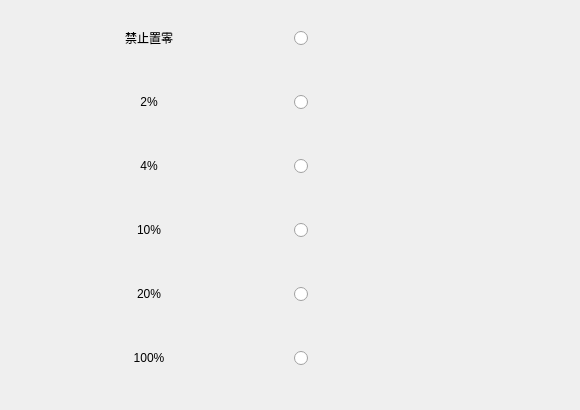
     <widget class="QWidget" name="page_32">
      <widget class="QWidget" name="layoutWidget">
       <property name="geometry">
        <rect>
         <x>10</x>
         <y>0</y>
         <width>561</width>
         <height>401</height>
        </rect>
       </property>
       <layout class="QGridLayout" name="gridLayout_6">
        <item row="0" column="0">
         <widget class="QLabel" name="label_65">
          <property name="styleSheet">
           <string notr="true">font: 18pt &quot;Sans Serif&quot;;</string>
          </property>
          <property name="text">
           <string>禁止置零</string>
          </property>
          <property name="alignment">
           <set>Qt::AlignCenter</set>
          </property>
         </widget>
        </item>
        <item row="0" column="1">
         <widget class="QRadioButton" name="radioButton_36">
          <property name="minimumSize">
           <size>
            <width>0</width>
            <height>40</height>
           </size>
          </property>
          <property name="styleSheet">
           <string notr="true">QRadioButton{
   font: 14pt &quot;黑体&quot;;
   spacing: 10 
}  

QRadioButton::indicator { 
   width: 25px;
   height: 25px;
   image: url(:/A31/A31/logo/Radio.png);
}

QRadioButton::indicator:checked { 
image: url(:/A31/A31/logo/Radio_check.png);s
}</string>
          </property>
          <property name="text">
           <string/>
          </property>
         </widget>
        </item>
        <item row="1" column="0">
         <widget class="QLabel" name="label_67">
          <property name="styleSheet">
           <string notr="true">font: 18pt &quot;Sans Serif&quot;;</string>
          </property>
          <property name="text">
           <string>2%</string>
          </property>
          <property name="alignment">
           <set>Qt::AlignCenter</set>
          </property>
         </widget>
        </item>
        <item row="1" column="1">
         <widget class="QRadioButton" name="radioButton_37">
          <property name="minimumSize">
           <size>
            <width>0</width>
            <height>40</height>
           </size>
          </property>
          <property name="styleSheet">
           <string notr="true">QRadioButton{
   font: 14pt &quot;黑体&quot;;
   spacing: 10 
}  

QRadioButton::indicator { 
   width: 25px;
   height: 25px;
   image: url(:/A31/A31/logo/Radio.png);
}

QRadioButton::indicator:checked { 
image: url(:/A31/A31/logo/Radio_check.png);s
}</string>
          </property>
          <property name="text">
           <string/>
          </property>
         </widget>
        </item>
        <item row="2" column="0">
         <widget class="QLabel" name="label_60">
          <property name="styleSheet">
           <string notr="true">font: 18pt &quot;Sans Serif&quot;;</string>
          </property>
          <property name="text">
           <string>4%</string>
          </property>
          <property name="alignment">
           <set>Qt::AlignCenter</set>
          </property>
         </widget>
        </item>
        <item row="2" column="1">
         <widget class="QRadioButton" name="radioButton_33">
          <property name="minimumSize">
           <size>
            <width>0</width>
            <height>40</height>
           </size>
          </property>
          <property name="styleSheet">
           <string notr="true">QRadioButton{
   font: 14pt &quot;黑体&quot;;
   spacing: 10 
}  

QRadioButton::indicator { 
   width: 25px;
   height: 25px;
   image: url(:/A31/A31/logo/Radio.png);
}

QRadioButton::indicator:checked { 
image: url(:/A31/A31/logo/Radio_check.png);s
}</string>
          </property>
          <property name="text">
           <string/>
          </property>
         </widget>
        </item>
        <item row="3" column="1">
         <widget class="QRadioButton" name="radioButton_31">
          <property name="minimumSize">
           <size>
            <width>0</width>
            <height>40</height>
           </size>
          </property>
          <property name="styleSheet">
           <string notr="true">QRadioButton{
   font: 14pt &quot;黑体&quot;;
   spacing: 10 
}  

QRadioButton::indicator { 
   width: 25px;
   height: 25px;
   image: url(:/A31/A31/logo/Radio.png);
}

QRadioButton::indicator:checked { 
image: url(:/A31/A31/logo/Radio_check.png);s
}</string>
          </property>
          <property name="text">
           <string/>
          </property>
         </widget>
        </item>
        <item row="5" column="0">
         <widget class="QLabel" name="label_64">
          <property name="styleSheet">
           <string notr="true">font: 18pt &quot;Sans Serif&quot;;</string>
          </property>
          <property name="text">
           <string>20%</string>
          </property>
          <property name="alignment">
           <set>Qt::AlignCenter</set>
          </property>
         </widget>
        </item>
        <item row="5" column="1">
         <widget class="QRadioButton" name="radioButton_32">
          <property name="minimumSize">
           <size>
            <width>0</width>
            <height>40</height>
           </size>
          </property>
          <property name="styleSheet">
           <string notr="true">QRadioButton{
   font: 14pt &quot;黑体&quot;;
   spacing: 10 
}  

QRadioButton::indicator { 
   width: 25px;
   height: 25px;
   image: url(:/A31/A31/logo/Radio.png);
}

QRadioButton::indicator:checked { 
image: url(:/A31/A31/logo/Radio_check.png);s
}</string>
          </property>
          <property name="text">
           <string/>
          </property>
         </widget>
        </item>
        <item row="6" column="0">
         <widget class="QLabel" name="label_62">
          <property name="styleSheet">
           <string notr="true">font: 18pt &quot;Sans Serif&quot;;</string>
          </property>
          <property name="text">
           <string>100%</string>
          </property>
          <property name="alignment">
           <set>Qt::AlignCenter</set>
          </property>
         </widget>
        </item>
        <item row="6" column="1">
         <widget class="QRadioButton" name="radioButton_35">
          <property name="minimumSize">
           <size>
            <width>0</width>
            <height>40</height>
           </size>
          </property>
          <property name="styleSheet">
           <string notr="true">QRadioButton{
   font: 14pt &quot;黑体&quot;;
   spacing: 10 
}  

QRadioButton::indicator { 
   width: 25px;
   height: 25px;
   image: url(:/A31/A31/logo/Radio.png);
}

QRadioButton::indicator:checked { 
image: url(:/A31/A31/logo/Radio_check.png);s
}</string>
          </property>
          <property name="text">
           <string/>
          </property>
         </widget>
        </item>
        <item row="3" column="0">
         <widget class="QLabel" name="label_66">
          <property name="styleSheet">
           <string notr="true">font: 18pt &quot;Sans Serif&quot;;</string>
          </property>
          <property name="text">
           <string>10%</string>
          </property>
          <property name="alignment">
           <set>Qt::AlignCenter</set>
          </property>
         </widget>
        </item>
       </layout>
      </widget>
     </widget>
